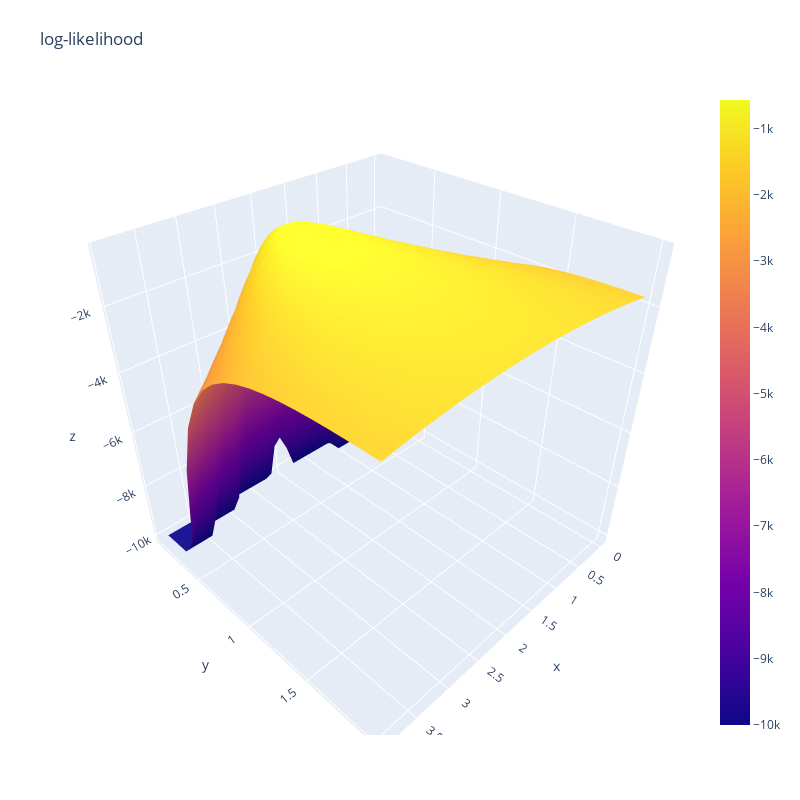

This figure's notebook cell:
### Markdown cell above
Or, using plotly to get an interactive surface:

### Code cell
import plotly.graph_objects as go

z = loglike
sh_0, sh_1 = z.shape
x, y = mu,sigma
fig = go.Figure(data=[go.Surface(z=z, x=x, y=y)])
fig.update_layout(title='log-likelihood', autosize=False,
                  width=800, height=800,
                  margin=dict(l=65, r=50, b=65, t=90))

### Figure 1 — Plotly figure (JSON) as saved in the notebook; plotly's stock layout.template omitted (floating-point values rounded to 4 significant figures; data arrays with more than 128 entries replaced by an {"elided": "..."} marker saying what was removed)
{"data": [{"type": "surface", "x": {"elided": "20x40 float values"}, "y": {"elided": "20x40 float values"}, "z": {"elided": "20x40 float values"}}], "layout": {"autosize": false, "height": 800, "margin": {"b": 65, "l": 65, "r": 50, "t": 90}, "title": {"text": "log-likelihood"}, "width": 800}}
